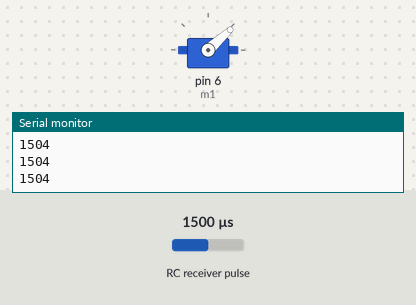
The sketch below on a simulated Arduino Uno, built with avr-gcc and run on an emulated ATmega328P. Parts: servo, the last lines printed to the serial monitor. Wiring (inferred from the names in the program): RC receiver channel: data pin 2. The inputs (shaded band) are chosen by the test bench; at power-on: RC receiver pulse 1500 µs.

Above: at 12.2 s.
12.3 s: RC receiver pulse (sensor on pin 2) set to 1020 µs
At 13.4 s:
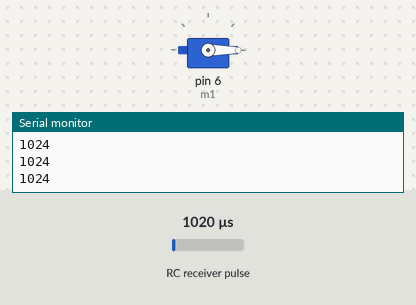
13.8 s: RC receiver pulse (sensor on pin 2) set to 1750 µs
At 14.6 s:
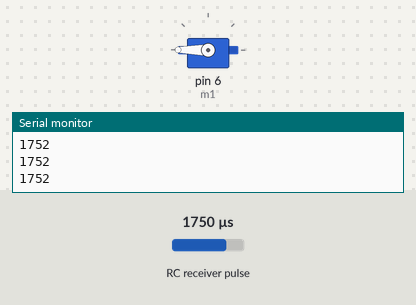
15.3 s: RC receiver pulse (sensor on pin 2) set to 1250 µs
At 15.7 s:
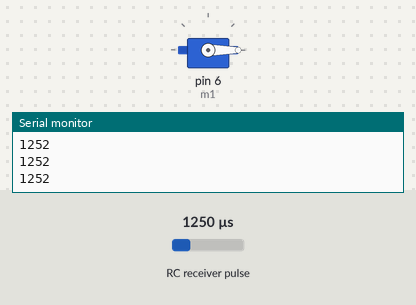
16.8 s: RC receiver pulse (sensor on pin 2) set to 1500 µs
At 18.0 s:
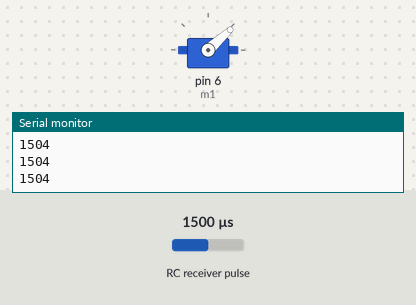
Timing chart, 0 to 19.3 s (numbered marks = the images above; inputs shaded):
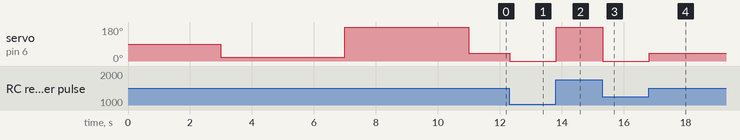

The sketch:

TEST_1004.ino
```cpp
#define THROTTLE_SIGNAL_IN 0 // INTERRUPT 0 = DIGITAL PIN 2 - use the interrupt number in attachInterrupt
#define THROTTLE_SIGNAL_IN_PIN 2 // INTERRUPT 0 = DIGITAL PIN 2 - use the PIN number in digitalRead

#define NEUTRAL_THROTTLE 1500 // this is the duration in microseconds of neutral throttle on an electric RC Car
#include<Servo.h>

Servo m1;
long throttle;
int i=0;
unsigned char c,d,x;

volatile int nThrottleIn = NEUTRAL_THROTTLE; // volatile, we set this in the Interrupt and read it in loop so it must be declared volatile
volatile unsigned long ulStartPeriod = 0; // set in the interrupt
volatile boolean bNewThrottleSignal = false; // set in the interrupt and read in the loop
// we could use nThrottleIn = 0 in loop instead of a separate variable, but using bNewThrottleSignal to indicate we have a new signal
// is clearer for this first example

void initialize()
{

    Serial.print("Arming the motor! \n");
    delay(2000);

    Serial.print("Setting Low speed! \n");
    m1.write(20);
    delay(4000);

    Serial.print("Setting High speed! \n");
    m1.write(179);
    delay(4000);

    m1.write(20);
    Serial.print("MOTOR IS READY! \n");

}

void setup()
{
  // tell the Arduino we want the function calcInput to be called whenever INT0 (digital pin 2) changes from HIGH to LOW or LOW to HIGH
  // catching these changes will allow us to calculate how long the input pulse is
  attachInterrupt(THROTTLE_SIGNAL_IN,calcInput,CHANGE);

  Serial.begin(9600);
  Serial.begin(9600);
m1.attach(6);
delay(1000);
initialize();
  Serial.println("Setup end");
}

void loop()
{
 // if a new throttle signal has been measured, lets print the value to serial, if not our code could carry on with some other processing
 if(bNewThrottleSignal)
 {

   Serial.println(nThrottleIn);
   m1.write(nThrottleIn-1462);
   // set this back to false when we have finished
   // with nThrottleIn, while true, calcInput will not update
   // nThrottleIn
   bNewThrottleSignal = false;
 }

 // other processing ...
}

void calcInput()
{
  // if the pin is high, its the start of an interrupt
  if(digitalRead(THROTTLE_SIGNAL_IN_PIN) == HIGH)
  {
    // get the time using micros - when our code gets really busy this will become inaccurate, but for the current application its
    // easy to understand and works very well
    ulStartPeriod = micros();
  }
  else
  {
    // if the pin is low, its the falling edge of the pulse so now we can calculate the pulse duration by subtracting the
    // start time ulStartPeriod from the current time returned by micros()
    if(ulStartPeriod && (bNewThrottleSignal == false))
    {
      nThrottleIn = (int)(micros() - ulStartPeriod);
      ulStartPeriod = 0;

      // tell loop we have a new signal on the throttle channel
      // we will not update nThrottleIn until loop sets
      // bNewThrottleSignal back to false
      bNewThrottleSignal = true;
    }
  }
}
```

Measured:
- after the input at 12.3 s, servo on pin 6 (m1): 42° → 0° at once
- after the input at 13.8 s, servo on pin 6 (m1): 0° → 180° at once
- after the input at 15.3 s, servo on pin 6 (m1): 180° → 0° at once
- after the input at 16.8 s, servo on pin 6 (m1): 0° → 42° at once
